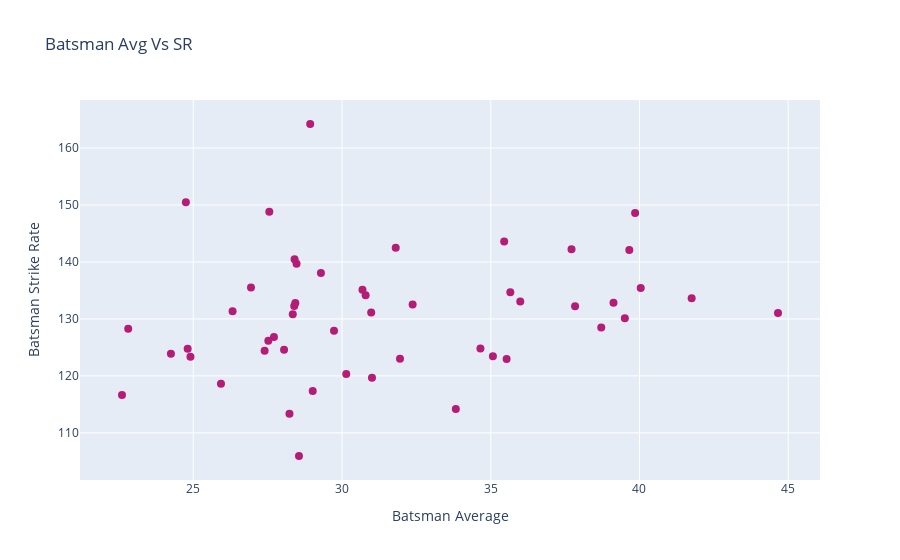

The notebook cell this image was saved under:
### Code cell
# Plot scatter Plot here
import plotly

trace1 = go.Scatter(x=avg.avg, y=avg.strike_rate, mode='markers', text=avg.batter,
                    marker={'color': '#b51c76', 'size': 8})

data = [trace1]
layout = go.Layout(title='Batsman Avg Vs SR',
                   xaxis={'title': 'Batsman Average'},
                   yaxis={'title': 'Batsman Strike Rate'})

fig = go.Figure(data=data, layout=layout)

plotly.io.show(fig)
# pyo.plot(fig, filename='myfile.html')

### Figure 1 — Plotly figure (JSON) as saved in the notebook; plotly's stock layout.template omitted (floating-point values rounded to 4 significant figures)
{"data": [{"marker": {"color": "#b51c76", "size": 8}, "mode": "markers", "text": ["AB de Villiers", "AD Russell", "AJ Finch", "AM Rahane", "AT Rayudu", "BB McCullum", "CH Gayle", "DA Miller", "DA Warner", "DR Smith", "F du Plessis", "G Gambhir", "GJ Maxwell", "HH Pandya", "Ishan Kishan", "JC Buttler", "JH Kallis", "KA Pollard", "KD Karthik", "KL Rahul", "KS Williamson", "M Vijay", "MA Agarwal", "MK Pandey", "MS Dhoni", "N Rana", "PA Patel", "Q de Kock", "R Dravid", "RA Jadeja", "RA Tripathi", "RD Gaikwad", "RG Sharma", "RR Pant", "RV Uthappa", "S Dhawan", "SA Yadav", "SE Marsh", "SK Raina", "SPD Smith", "SR Tendulkar", "SR Watson", "SS Iyer", "SV Samson", "Shubman Gill", "V Kohli", "V Sehwag", "WP Saha", "YK Pathan", "Yuvraj Singh"], "x": [39.85, 28.93, 24.9, 30.14, 28.05, 27.71, 39.66, 35.66, 40.04, 28.39, 35.99, 31.01, 24.75, 28.47, 28.43, 37.72, 28.55, 28.4, 26.32, 44.66, 35.53, 25.93, 22.81, 29.02, 39.13, 28.34, 22.6, 30.98, 28.23, 27.4, 26.94, 41.75, 29.73, 35.45, 27.52, 35.07, 31.81, 39.51, 32.37, 34.65, 33.83, 30.79, 31.95, 30.69, 37.84, 38.71, 27.56, 24.25, 29.29, 24.81], "y": [148.6, 164.2, 123.3, 120.3, 124.6, 126.8, 142.1, 134.7, 135.4, 132.3, 133.1, 119.7, 150.5, 139.7, 132.8, 142.2, 105.9, 140.5, 131.4, 131.1, 123.0, 118.6, 128.3, 117.4, 132.8, 130.8, 116.6, 131.1, 113.3, 124.4, 135.5, 133.6, 127.9, 143.6, 126.2, 123.5, 142.5, 130.1, 132.5, 124.8, 114.2, 134.2, 123.0, 135.1, 132.2, 128.5, 148.8, 123.9, 138.0, 124.8], "type": "scatter"}], "layout": {"title": {"text": "Batsman Avg Vs SR"}, "xaxis": {"title": {"text": "Batsman Average"}}, "yaxis": {"title": {"text": "Batsman Strike Rate"}}}}
